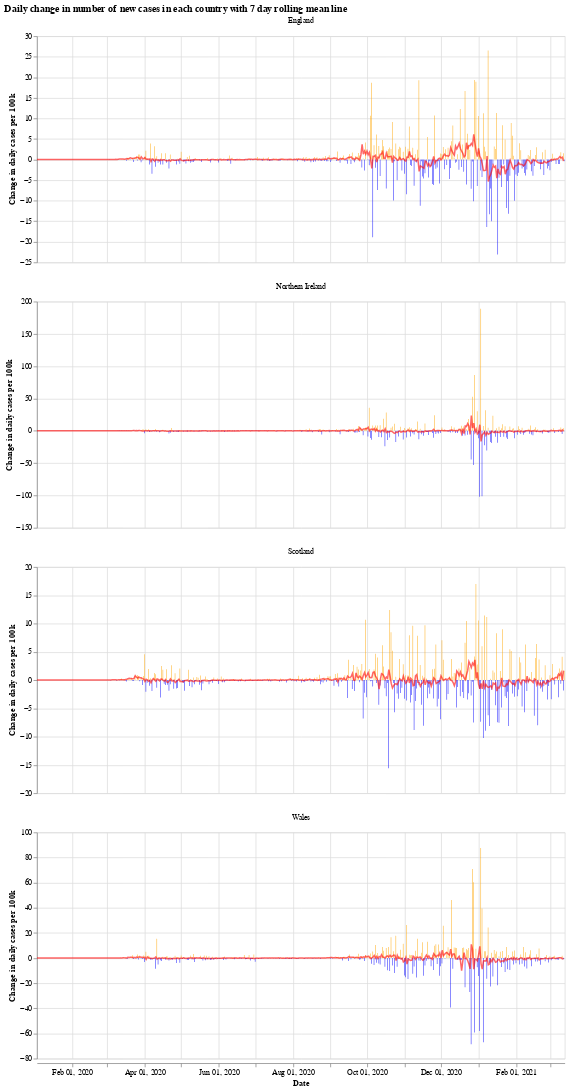

Here is the notebook cell this chart was saved with:
### Markdown cell above
We will use the Python library `Altair` for visualising the data, see the [altair docs](https://altair-viz.github.io/) for more information.

First we have a graph which shows the daily change in the number of new cases for each country. This number jumps up and down all over the place, which is likely due to delay in reporting of new cases over the weekend. Another interesting thing is that it looks like the daily cases in Wales experienced a much shorter period of calm over the summer (calm in the sense of daily cases not jumping up and down).

The orange bars are days when the number of new cases (per 100k population) was more than the previous day, while the blue are days when the number of new cases dropped. The red line is the 7 day moving average. 

When the moving average line is below 0, it means that there is a consistent drop in new cases. We can see this clearly happening around the times that lockdowns were introduced (though, to varying degrees). I will update the graphs soon with a marker of when each lockdown started.

### Code cell
# collapse
import altair as alt

bars = alt.Chart(uk_cases).mark_bar().encode(
    x=alt.X("yearmonthdate(date):T", axis=alt.Axis(title='Date')),
    y=alt.Y("casesChangeRate:Q", axis=alt.Axis(title='Change in daily cases per 100k')),
    tooltip='casesChange',
    color=alt.condition(
        alt.datum.casesChangeRate > 0,
        alt.value("orange"),  # The positive color
        alt.value("blue")  # The negative color
    )
).properties(title='Daily change in number of new cases with 7 day rolling mean',width=700).interactive()

line = alt.Chart(uk_cases).mark_line(
    color='red',
    size=2,
    opacity=0.6
).transform_window(
    rolling_mean='mean(casesChangeRate)',
    frame=[0, 7],
    groupby=['areaName']
).encode(
    x='yearmonthdate(date):T',
    y='rolling_mean:Q'
)

alt.layer(bars, line, data=uk_cases).facet(alt.Column(
    'areaName', title=''), columns=1).resolve_scale(y='independent').properties(title='Daily change in number of new cases in each country with 7 day rolling mean line')

### Figure 1 — Vega-Lite specification as saved in the notebook (floating-point values rounded to 4 significant figures; data arrays with more than 128 entries replaced by an {"elided": "..."} marker saying what was removed)
{"config": {"view": {"continuousWidth": 400, "continuousHeight": 300}}, "data": {"name": "data-ca0adfb03ff17a4ebfb73abdfa15bc5b"}, "facet": {"type": "nominal", "field": "areaName", "title": ""}, "spec": {"layer": [{"mark": "bar", "encoding": {"color": {"condition": {"value": "orange", "test": "(datum.casesChangeRate > 0)"}, "value": "blue"}, "tooltip": {"type": "quantitative", "field": "casesChange"}, "x": {"type": "temporal", "axis": {"title": "Date"}, "field": "date", "timeUnit": "yearmonthdate"}, "y": {"type": "quantitative", "axis": {"title": "Change in daily cases per 100k"}, "field": "casesChangeRate"}}, "selection": {"selector001": {"type": "interval", "bind": "scales", "encodings": ["x", "y"]}}, "title": "Daily change in number of new cases with 7 day rolling mean", "width": 700}, {"mark": {"type": "line", "color": "red", "opacity": 0.6, "size": 2}, "encoding": {"x": {"type": "temporal", "field": "date", "timeUnit": "yearmonthdate"}, "y": {"type": "quantitative", "field": "rolling_mean"}}, "transform": [{"window": [{"op": "mean", "field": "casesChangeRate", "as": "rolling_mean"}], "frame": [0, 7], "groupby": ["areaName"]}]}]}, "columns": 1, "resolve": {"scale": {"y": "independent"}}, "title": "Daily change in number of new cases in each country with 7 day rolling mean line", "$schema": "https://vega.github.io/schema/vega-lite/v4.8.1.json", "datasets": {"data-ca0adfb03ff17a4ebfb73abdfa15bc5b": {"elided": "1740 records"}}}
